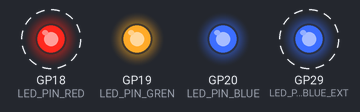
The program below on a simulated Raspberry Pi Pico. Parts: output pins drawn as LEDs (lit = HIGH). Dashed ring = blinking. What the program prints to the serial monitor is not drawn.

Above: at 1.2 s.
Timing chart, 0 to 4.0 s (numbered marks = the images above):
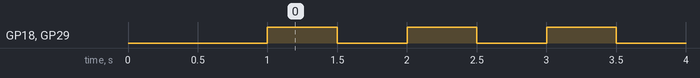

Measured:
- by itself, GP18 (LED_PIN_RED), GP29 (LED_PIN_BLUE_EXT): alternates HIGH for 0.50 s and LOW for 0.50 s

The program:

main.cpp
```cpp
// =============================================================
// Lesson 15 -- RP2350 USB Blink Demo
// Fundamentals of C++ for Microcontrollers
//
// Hardware:  RP2350 USB dongle  (no onboard LED)
//            External LED on GPIO 15 via 330 Ohm to GND
//
// SDK style: Native Pico SDK API calls (gpio_init, gpio_put)
//            inside Arduino setup()/loop() entry point.
//
// Why setup()/loop()?
//   PlatformIO's Arduino framework provides the build system
//   and USB CDC serial.  The earlephilhower core links the
//   full Pico SDK underneath, so all SDK functions work as-is.
// =============================================================

#include <Arduino.h>          // Arduino wrapper (provides setup/loop)
#include "pico/stdlib.h"      // Pico SDK core: gpio, sleep, stdio
#include "hardware/gpio.h"    // Pico SDK GPIO API (explicit include)

// ----- Pin Assignment ------------------------------------
static const uint LED_PIN_RED = 18;   // INTERNAL RED LED
static const uint LED_PIN_GREN = 19;
static const uint LED_PIN_BLUE = 20;

static const uint LED_PIN_BLUE_EXT = 29;


// ----- Blink timing --------------------------------------
static const uint32_t BLINK_ON_MS  = 500;
static const uint32_t BLINK_OFF_MS = 500;

// =============================================================
//  setup() -- runs once after boot
// =============================================================
void setup() {
    // Initialize USB CDC serial (provided by Arduino core)
    Serial.begin(115200);

    // Wait a moment for USB enumeration on host
    sleep_ms(1000);

    // --- Pico SDK GPIO setup ---
    gpio_init(LED_PIN_RED);
    gpio_set_dir(LED_PIN_RED, GPIO_OUT);
    gpio_put(LED_PIN_RED, 1);   // Start with LED off

        // --- Pico SDK GPIO setup ---
    gpio_init(LED_PIN_GREN);
    gpio_set_dir(LED_PIN_GREN, GPIO_OUT);
    gpio_put(LED_PIN_GREN, 1);   // Start with LED off

        // --- Pico SDK GPIO setup ---
    gpio_init(LED_PIN_BLUE);
    gpio_set_dir(LED_PIN_BLUE, GPIO_OUT);
    gpio_put(LED_PIN_BLUE, 1);   // Start with LED off

    gpio_init(LED_PIN_BLUE_EXT);
    gpio_set_dir(LED_PIN_BLUE_EXT, GPIO_OUT);
    gpio_put(LED_PIN_BLUE_EXT, 1);

    // Announce ourselves
    Serial.println("=== Lesson 15: RP2350 Blink Demo ===");
    Serial.print("LED pin : GPIO ");
    Serial.println(LED_PIN_RED);
    Serial.print("CPU     : ");
    Serial.print(rp2040.f_cpu() / 1000000);
    Serial.println(" MHz");
    Serial.println("------------------------------------");
}

// =============================================================
//  loop() -- runs repeatedly
// =============================================================
void loop() {
    static uint32_t cycle = 0;

    // LED ON
    gpio_put(LED_PIN_RED, 1);
    gpio_put(LED_PIN_BLUE_EXT, 1);

    Serial.print("Blink #");
    Serial.print(cycle);
    Serial.println("  ON");
    sleep_ms(BLINK_ON_MS);

    // LED OFF
    gpio_put(LED_PIN_RED, 0);
    gpio_put(LED_PIN_BLUE_EXT, 0);
    Serial.print("Blink #");
    Serial.print(cycle);
    Serial.println("  OFF");
    sleep_ms(BLINK_OFF_MS);

    cycle++;
}
```
